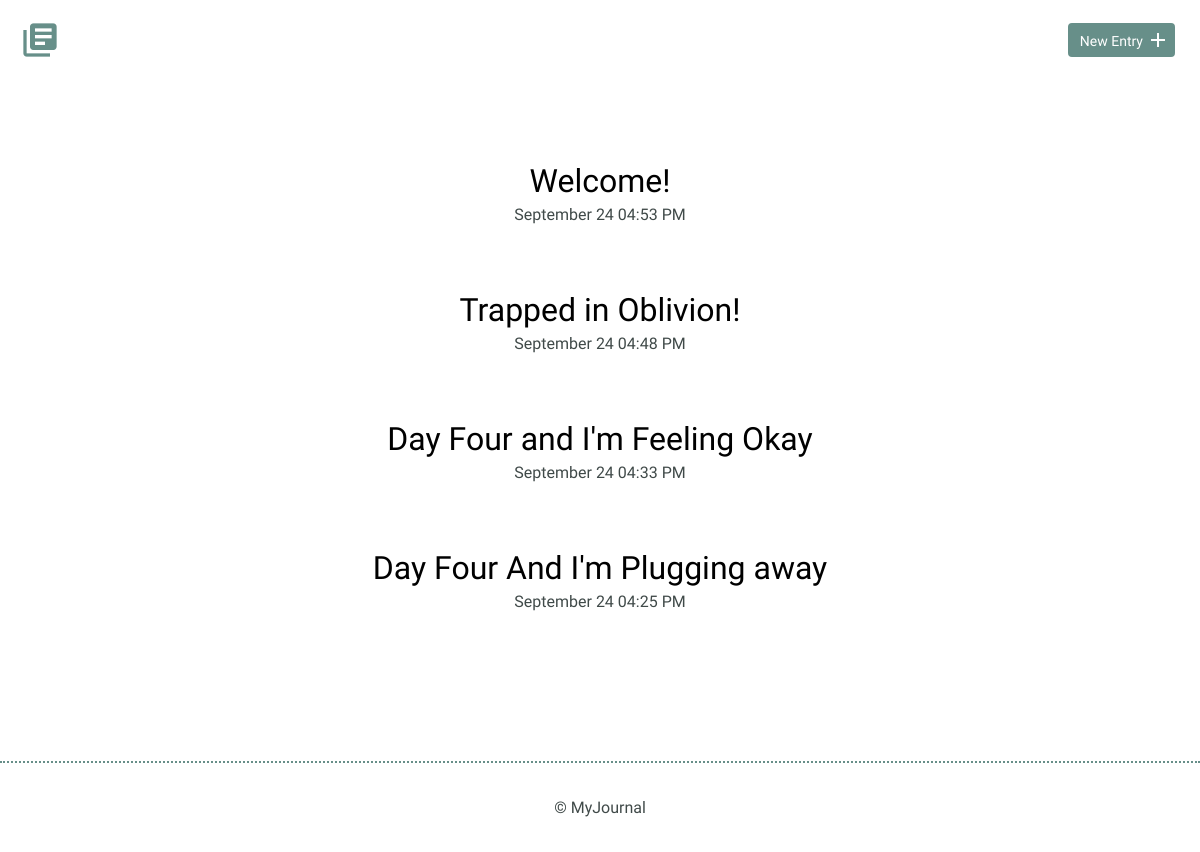
/entries, run on an earlier commit of the app's database.
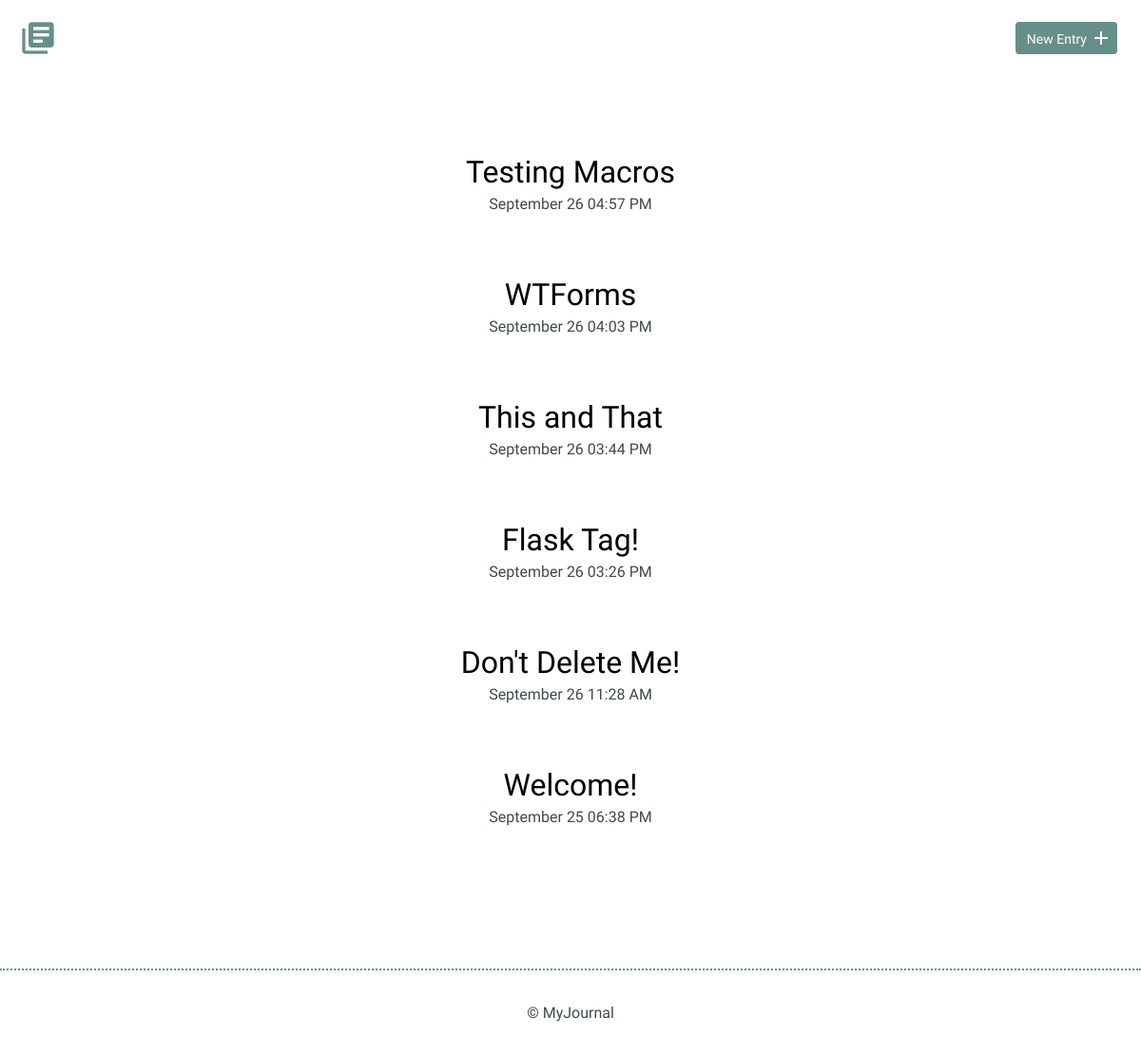
And on a later commit of the database.
### models.py (models this page shows)
class BaseModel(Model):
    class Meta:
        database = DATABASE

class Entry(BaseModel):
    title = CharField(max_length=100)
    date = DateTimeField(default=datetime.datetime.now)
    time_spent = IntegerField(default=0)
    learned = TextField(null=False)
    remember = TextField(default=" ")

### app.py (the view)
@app.route("/")
@app.route("/entries")
def index():
    journal = models.Entry.select().order_by(models.Entry.date.desc())
    return render_template('index.html', journal=journal, models=models)

### templates/index.html
{% extends "layout.html" %}
{% block content %}
<section>
    <div class="container">
        <div class="entry-list">
                {% for entry in journal %}
                <article>
                    <h2><a href="{{ url_for('detail', id=entry.id) }}">{{ entry.title }}</a></h2>
                    <time datetime="{{ entry.date }}"">{{ entry.date.strftime('%B %d %I:%M %p') }}</time>
                </article>
                {% endfor %}
        </div>
    </div>
</section>
{% endblock %}

### templates/layout.html (shortened to what this page needs)
<!DOCTYPE html>
<html>
    <head>
        <link rel="stylesheet" href="../../static/css/normalize.css">
        <link rel="stylesheet" href="../../static/css/site.css">
    </head>
    <body>
        <header>
            <div class="container">
                <div class="site-header">
                    <a class="logo" href="{{ url_for('index') }}"><i class="material-icons">library_books</i></a>
                    <a class="button icon-right" href="{{ url_for('create') }}"><span>New Entry</span> <i class="material-icons">add</i></a>
                </div>
            </div>
        </header>
        {% block content %}{% endblock %}
        <footer>
            <div>
                &copy; MyJournal
            </div>
        </footer>
    </body>
</html>

### static/css/site.css (style rules this page uses)
body { font-size: 16px; color: #404a49; font-family: 'Cousine', serif; font-weight: 400; }
.container { margin: 0 auto; padding: 0 25px; }
header .site-header { margin: 0 auto; height: 95px; }
header .logo i { color: #678f89; margin: 20px 0 0 -5px; float: left; font-size: 40px; }
header .button { float: right; margin: 33px 0 0 0; }
footer { text-align: center; padding: 35px 0; border-top: 2px dotted #678f89; }
.button { padding: 8px 10px 6px 10px; background: #678f89; border: 2px solid #678f89; border-radius: 4px; text-decoration: none; color: #FFF; position: relative; text-align: center; font-size: 14px; }
.button.icon-right { padding-right: 30px; top: -10px; }
.button.icon-right i { position: absolute; top: 3px; right: 3px; }
h1, h2, h3 { margin: 0; font-weight: 400; line-height: 1em; color: #000; }
h2 { font-size: 32px; }
h2 a { text-decoration: none; color: #000; }
.entry-list, .edit-entry, .new-entry { max-width: 800px; margin: 0 auto; padding: 70px 0 150px 0; }
.entry-list article { margin-bottom: 70px; text-align: center; }
.entry-list article:last-child { margin-bottom: 0; }
.entry-list article h2 { margin-bottom: 8px; }

What changed in the data, as far as the page shows it:
removed Entry: title "Trapped in Oblivion!", date "September 24 04:48 PM"
removed Entry: title "Day Four and I'm Feeling Okay", date "September 24 04:33 PM"
removed Entry: title "Day Four And I'm Plugging away", date "September 24 04:25 PM"
added Entry: title "Testing Macros", date "September 26 04:57 PM"
added Entry: title "WTForms", date "September 26 04:03 PM"
added Entry: title "This and That", date "September 26 03:44 PM"
added Entry: title "Flask Tag!", date "September 26 03:26 PM"
added Entry: title "Don't Delete Me!", date "September 26 11:28 AM"
changed Entry "Welcome!": date "September 24 04:53 PM" → "September 25 06:38 PM"
